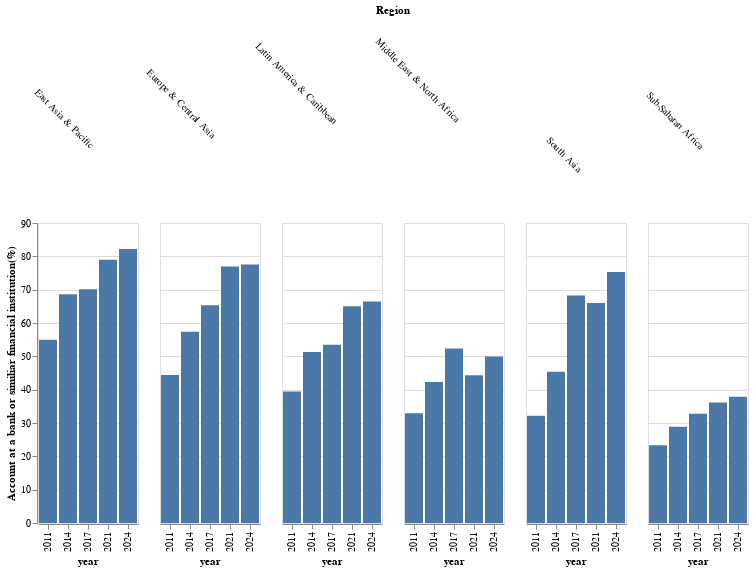

Notebook source saved alongside this figure:
### Code cell
def region_account_ownership(df): 
    region_account_chart = alt.Chart(df).mark_bar().encode(
        x = 'year:N', 
        y = alt.Y('fiaccount_t_d:Q', title = 'Account at a bank or similiar financial institution(%)'),
        column= alt.Column('clean_region_name',
                           title='Region',
                           header=alt.Header(labelAngle=45))
    )
    return region_account_chart

region_account_ownership(filter_regions(process_data()))

### Figure 1 — Vega-Lite specification as saved in the notebook (floating-point values rounded to 4 significant figures)
{"config": {"view": {"continuousWidth": 300, "continuousHeight": 300}}, "data": {"name": "data-a45039744a926f4234e1d95a25202771"}, "mark": {"type": "bar"}, "encoding": {"column": {"field": "clean_region_name", "header": {"labelAngle": 45}, "title": "Region", "type": "nominal"}, "x": {"field": "year", "type": "nominal"}, "y": {"field": "fiaccount_t_d", "title": "Account at a bank or similiar financial institution(%)", "type": "quantitative"}}, "$schema": "https://vega.github.io/schema/vega-lite/v5.20.1.json", "datasets": {"data-a45039744a926f4234e1d95a25202771": [{"countrynewwb": "East Asia & Pacific (excluding high income)", "codewb": "EAP", "year": 2011, "pop_adult": "NA", "regionwb24_hi": "NA", "incomegroupwb24": "NA", "group": "all", "group2": "all", "account_t_d": 54.99, "fiaccount_t_d": 54.99, "mobileaccount_t_d": null, "fin11a": null, "fin11b": null, "fin11c": null, "fin11f": null, "fin11d": null, "fin11e": null, "fin14a": null, "fin14b": null, "fin14c": null, "fin14d": null, "fin26a": null, "fin26b": null, "fin27a": null, "g20_made": null, "fin17f": null, "fin17a_17a1_d": 28.47, "fin17a": 28.47, "fin17b": null, "fin17c": null, "fin24aSD_ND": null, "clean_region_name": "East Asia & Pacific"}, {"countrynewwb": "Europe & Central Asia (excluding high income)", "codewb": "ECA", "year": 2011, "pop_adult": "NA", "regionwb24_hi": "NA", "incomegroupwb24": "NA", "group": "all", "group2": "all", "account_t_d": 44.43, "fiaccount_t_d": 44.43, "mobileaccount_t_d": null, "fin11a": null, "fin11b": null, "fin11c": null, "fin11f": null, "fin11d": null, "fin11e": null, "fin14a": null, "fin14b": null, "fin14c": null, "fin14d": null, "fin26a": null, "fin26b": null, "fin27a": null, "g20_made": null, "fin17f": null, "fin17a_17a1_d": 4.014, "fin17a": 4.014, "fin17b": null, "fin17c": null, "fin24aSD_ND": null, "clean_region_name": "Europe & Central Asia"}, {"countrynewwb": "Middle East & North Africa (excluding high income)", "codewb": "MNA", "year": 2011, "pop_adult": "NA", "regionwb24_hi": "NA", "incomegroupwb24": "NA", "group": "all", "group2": "all", "account_t_d": 32.96, "fiaccount_t_d": 32.96, "mobileaccount_t_d": null, "fin11a": null, "fin11b": null, "fin11c": null, "fin11f": null, "fin11d": null, "fin11e": null, "fin14a": null, "fin14b": null, "fin14c": null, "fin14d": null, "fin26a": null, "fin26b": null, "fin27a": null, "g20_made": null, "fin17f": null, "fin17a_17a1_d": 7.999, "fin17a": 7.999, "fin17b": null, "fin17c": null, "fin24aSD_ND": null, "clean_region_name": "Middle East & North Africa"}, {"countrynewwb": "Sub-Saharan Africa (excluding high income)", "codewb": "SSA", "year": 2011, "pop_adult": "NA", "regionwb24_hi": "NA", "incomegroupwb24": "NA", "group": "all", "group2": "all", "account_t_d": 23.31, "fiaccount_t_d": 23.31, "mobileaccount_t_d": null, "fin11a": null, "fin11b": null, "fin11c": null, "fin11f": null, "fin11d": null, "fin11e": null, "fin14a": null, "fin14b": null, "fin14c": null, "fin14d": null, "fin26a": null, "fin26b": null, "fin27a": null, "g20_made": null, "fin17f": null, "fin17a_17a1_d": 13.86, "fin17a": 13.86, "fin17b": null, "fin17c": null, "fin24aSD_ND": null, "clean_region_name": "Sub-Saharan Africa"}, {"countrynewwb": "East Asia & Pacific (excluding high income)", "codewb": "EAP", "year": 2014, "pop_adult": "NA", "regionwb24_hi": "NA", "incomegroupwb24": "NA", "group": "all", "group2": "all", "account_t_d": 68.81, "fiaccount_t_d": 68.61, "mobileaccount_t_d": 0.4098, "fin11a": null, "fin11b": null, "fin11c": null, "fin11f": null, "fin11d": null, "fin11e": null, "fin14a": null, "fin14b": null, "fin14c": null, "fin14d": null, "fin26a": null, "fin26b": null, "fin27a": null, "g20_made": 31.87, "fin17f": null, "fin17a_17a1_d": 36.4, "fin17a": 36.4, "fin17b": 0.0, "fin17c": 6.058, "fin24aSD_ND": null, "clean_region_name": "East Asia & Pacific"}, {"countrynewwb": "Europe & Central Asia (excluding high income)", "codewb": "ECA", "year": 2014, "pop_adult": "NA", "regionwb24_hi": "NA", "incomegroupwb24": "NA", "group": "all", "group2": "all", "account_t_d": 57.38, "fiaccount_t_d": 57.34, "mobileaccount_t_d": 0.1571, "fin11a": null, "fin11b": null, "fin11c": null, "fin11f": null, "fin11d": null, "fin11e": null, "fin14a": null, "fin14b": null, "fin14c": null, "fin14d": null, "fin26a": null, "fin26b": null, "fin27a": null, "g20_made": 33.91, "fin17f": null, "fin17a_17a1_d": 7.61, "fin17a": 7.61, "fin17b": 0.0, "fin17c": 6.925, "fin24aSD_ND": null, "clean_region_name": "Europe & Central Asia"}, {"countrynewwb": "Middle East & North Africa (excluding high income)", "codewb": "MNA", "year": 2014, "pop_adult": "NA", "regionwb24_hi": "NA", "incomegroupwb24": "NA", "group": "all", "group2": "all", "account_t_d": 42.45, "fiaccount_t_d": 42.27, "mobileaccount_t_d": 1.711, "fin11a": null, "fin11b": null, "fin11c": null, "fin11f": null, "fin11d": null, "fin11e": null, "fin14a": null, "fin14b": null, "fin14c": null, "fin14d": null, "fin26a": null, "fin26b": null, "fin27a": null, "g20_made": 25.74, "fin17f": null, "fin17a_17a1_d": 10.71, "fin17a": 10.71, "fin17b": 0.0, "fin17c": 8.509, "fin24aSD_ND": null, "clean_region_name": "Middle East & North Africa"}, {"countrynewwb": "Sub-Saharan Africa (excluding high income)", "codewb": "SSA", "year": 2014, "pop_adult": "NA", "regionwb24_hi": "NA", "incomegroupwb24": "NA", "group": "all", "group2": "all", "account_t_d": 34.18, "fiaccount_t_d": 28.89, "mobileaccount_t_d": 11.38, "fin11a": null, "fin11b": null, "fin11c": null, "fin11f": null, "fin11d": null, "fin11e": null, "fin14a": null, "fin14b": null, "fin14c": null, "fin14d": null, "fin26a": null, "fin26b": null, "fin27a": null, "g20_made": 22.73, "fin17f": null, "fin17a_17a1_d": 15.88, "fin17a": 15.88, "fin17b": 0.0, "fin17c": 23.75, "fin24aSD_ND": null, "clean_region_name": "Sub-Saharan Africa"}, {"countrynewwb": "East Asia & Pacific (excluding high income)", "codewb": "EAP", "year": 2017, "pop_adult": "NA", "regionwb24_hi": "NA", "incomegroupwb24": "NA", "group": "all", "group2": "all", "account_t_d": 70.37, "fiaccount_t_d": 70.11, "mobileaccount_t_d": 1.233, "fin11a": null, "fin11b": null, "fin11c": null, "fin11f": null, "fin11d": null, "fin11e": null, "fin14a": null, "fin14b": null, "fin14c": null, "fin14d": null, "fin26a": 28.75, "fin26b": null, "fin27a": null, "g20_made": 49.54, "fin17f": null, "fin17a_17a1_d": 30.01, "fin17a": 30.01, "fin17b": 0.0, "fin17c": 8.431, "fin24aSD_ND": null, "clean_region_name": "East Asia & Pacific"}, {"countrynewwb": "Europe & Central Asia (excluding high income)", "codewb": "ECA", "year": 2017, "pop_adult": "NA", "regionwb24_hi": "NA", "incomegroupwb24": "NA", "group": "all", "group2": "all", "account_t_d": 65.55, "fiaccount_t_d": 65.32, "mobileaccount_t_d": 3.332, "fin11a": null, "fin11b": null, "fin11c": null, "fin11f": null, "fin11d": null, "fin11e": null, "fin14a": null, "fin14b": null, "fin14c": null, "fin14d": null, "fin26a": 21.08, "fin26b": null, "fin27a": null, "g20_made": 43.34, "fin17f": null, "fin17a_17a1_d": 14.62, "fin17a": 14.62, "fin17b": 0.0, "fin17c": 6.882, "fin24aSD_ND": null, "clean_region_name": "Europe & Central Asia"}, {"countrynewwb": "Middle East & North Africa (excluding high income)", "codewb": "MNA", "year": 2017, "pop_adult": "NA", "regionwb24_hi": "NA", "incomegroupwb24": "NA", "group": "all", "group2": "all", "account_t_d": 53.04, "fiaccount_t_d": 52.35, "mobileaccount_t_d": 9.161, "fin11a": null, "fin11b": null, "fin11c": null, "fin11f": null, "fin11d": null, "fin11e": null, "fin14a": null, "fin14b": null, "fin14c": null, "fin14d": null, "fin26a": 14.59, "fin26b": null, "fin27a": null, "g20_made": 31.79, "fin17f": null, "fin17a_17a1_d": 13.71, "fin17a": 13.71, "fin17b": 0.0, "fin17c": 6.887, "fin24aSD_ND": null, "clean_region_name": "Middle East & North Africa"}, {"countrynewwb": "Sub-Saharan Africa (excluding high income)", "codewb": "SSA", "year": 2017, "pop_adult": "NA", "regionwb24_hi": "NA", "incomegroupwb24": "NA", "group": "all", "group2": "all", "account_t_d": 42.46, "fiaccount_t_d": 32.8, "mobileaccount_t_d": 20.54, "fin11a": null, "fin11b": null, "fin11c": null, "fin11f": null, "fin11d": null, "fin11e": null, "fin14a": null, "fin14b": null, "fin14c": null, "fin14d": null, "fin26a": 5.645, "fin26b": null, "fin27a": null, "g20_made": 28.89, "fin17f": null, "fin17a_17a1_d": 14.89, "fin17a": 14.89, "fin17b": 0.0, "fin17c": 25.16, "fin24aSD_ND": null, "clean_region_name": "Sub-Saharan Africa"}, {"countrynewwb": "East Asia & Pacific (excluding high income)", "codewb": "EAP", "year": 2021, "pop_adult": "NA", "regionwb24_hi": "NA", "incomegroupwb24": "NA", "group": "all", "group2": "all", "account_t_d": 79.7, "fiaccount_t_d": 78.95, "mobileaccount_t_d": 6.344, "fin11a": null, "fin11b": null, "fin11c": null, "fin11f": null, "fin11d": null, "fin11e": null, "fin14a": null, "fin14b": null, "fin14c": null, "fin14d": null, "fin26a": 47.77, "fin26b": 64.85, "fin27a": 56.69, "g20_made": 71.01, "fin17f": null, "fin17a_17a1_d": 38.81, "fin17a": 38.38, "fin17b": 1.949, "fin17c": 6.492, "fin24aSD_ND": 77.03, "clean_region_name": "East Asia & Pacific"}, {"countrynewwb": "Europe & Central Asia (excluding high income)", "codewb": "ECA", "year": 2021, "pop_adult": "NA", "regionwb24_hi": "NA", "incomegroupwb24": "NA", "group": "all", "group2": "all", "account_t_d": 77.6, "fiaccount_t_d": 76.95, "mobileaccount_t_d": 17.19, "fin11a": null, "fin11b": null, "fin11c": null, "fin11f": null, "fin11d": null, "fin11e": null, "fin14a": null, "fin14b": null, "fin14c": null, "fin14d": null, "fin26a": 34.42, "fin26b": 27.53, "fin27a": 17.95, "g20_made": 56.61, "fin17f": null, "fin17a_17a1_d": 10.0, "fin17a": 9.836, "fin17b": 0.8294, "fin17c": 4.917, "fin24aSD_ND": 55.69, "clean_region_name": "Europe & Central Asia"}, {"countrynewwb": "Middle East & North Africa (excluding high income)", "codewb": "MNA", "year": 2021, "pop_adult": "NA", "regionwb24_hi": "NA", "incomegroupwb24": "NA", "group": "all", "group2": "all", "account_t_d": 45.41, "fiaccount_t_d": 44.32, "mobileaccount_t_d": 5.428, "fin11a": null, "fin11b": null, "fin11c": null, "fin11f": null, "fin11d": null, "fin11e": null, "fin14a": null, "fin14b": null, "fin14c": null, "fin14d": null, "fin26a": 11.64, "fin26b": 13.91, "fin27a": 1.31, "g20_made": 27.79, "fin17f": null, "fin17a_17a1_d": 10.96, "fin17a": 10.6, "fin17b": 0.7232, "fin17c": 6.476, "fin24aSD_ND": 56.3, "clean_region_name": "Middle East & North Africa"}, {"countrynewwb": "Sub-Saharan Africa (excluding high income)", "codewb": "SSA", "year": 2021, "pop_adult": "NA", "regionwb24_hi": "NA", "incomegroupwb24": "NA", "group": "all", "group2": "all", "account_t_d": 49.27, "fiaccount_t_d": 36.15, "mobileaccount_t_d": 27.29, "fin11a": null, "fin11b": null, "fin11c": null, "fin11f": null, "fin11d": null, "fin11e": null, "fin14a": null, "fin14b": null, "fin14c": null, "fin14d": null, "fin26a": 13.21, "fin26b": 5.51, "fin27a": 3.006, "g20_made": 37.9, "fin17f": null, "fin17a_17a1_d": 22.95, "fin17a": 14.77, "fin17b": 11.95, "fin17c": 23.59, "fin24aSD_ND": 40.49, "clean_region_name": "Sub-Saharan Africa"}, {"countrynewwb": "East Asia & Pacific (excluding high income)", "codewb": "EAP", "year": 2024, "pop_adult": "NA", "regionwb24_hi": "NA", "incomegroupwb24": "NA", "group": "all", "group2": "all", "account_t_d": 83.34, "fiaccount_t_d": 82.19, "mobileaccount_t_d": 6.906, "fin11a": 15.53, "fin11b": 17.99, "fin11c": 13.09, "fin11f": 7.685, "fin11d": 24.53, "fin11e": 19.25, "fin14a": null, "fin14b": null, "fin14c": null, "fin14d": null, "fin26a": 62.31, "fin26b": 64.9, "fin27a": 56.62, "g20_made": 39.93, "fin17f": 36.64, "fin17a_17a1_d": 58.88, "fin17a": 57.59, "fin17b": 3.595, "fin17c": 20.28, "fin24aSD_ND": 77.52, "clean_region_name": "East Asia & Pacific"}, {"countrynewwb": "Europe & Central Asia (excluding high income)", "codewb": "ECA", "year": 2024, "pop_adult": "NA", "regionwb24_hi": "NA", "incomegroupwb24": "NA", "group": "all", "group2": "all", "account_t_d": 77.85, "fiaccount_t_d": 77.58, "mobileaccount_t_d": 10.67, "fin11a": 4.343, "fin11b": 4.43, "fin11c": 5.168, "fin11f": 4.881, "fin11d": 8.068, "fin11e": 14.21, "fin14a": null, "fin14b": null, "fin14c": null, "fin14d": null, "fin26a": 42.19, "fin26b": 33.86, "fin27a": 26.19, "g20_made": 51.18, "fin17f": 10.45, "fin17a_17a1_d": 23.26, "fin17a": 22.07, "fin17b": 4.573, "fin17c": 8.363, "fin24aSD_ND": 63.99, "clean_region_name": "Europe & Central Asia"}, {"countrynewwb": "Middle East & North Africa (excluding high income)", "codewb": "MNA", "year": 2024, "pop_adult": "NA", "regionwb24_hi": "NA", "incomegroupwb24": "NA", "group": "all", "group2": "all", "account_t_d": 52.91, "fiaccount_t_d": 49.97, "mobileaccount_t_d": 10.71, "fin11a": 7.702, "fin11b": 15.49, "fin11c": 6.97, "fin11f": 12.22, "fin11d": 50.8, "fin11e": 14.67, "fin14a": null, "fin14b": null, "fin14c": null, "fin14d": null, "fin26a": 14.15, "fin26b": 14.98, "fin27a": 9.984, "g20_made": 16.57, "fin17f": 4.454, "fin17a_17a1_d": 16.96, "fin17a": 14.47, "fin17b": 4.145, "fin17c": 7.969, "fin24aSD_ND": 60.09, "clean_region_name": "Middle East & North Africa"}, {"countrynewwb": "Sub-Saharan Africa (excluding high income)", "codewb": "SSA", "year": 2024, "pop_adult": "NA", "regionwb24_hi": "NA", "incomegroupwb24": "NA", "group": "all", "group2": "all", "account_t_d": 58.18, "fiaccount_t_d": 37.85, "mobileaccount_t_d": 39.99, "fin11a": 17.77, "fin11b": 7.987, "fin11c": 13.06, "fin11f": 7.557, "fin11d": 31.33, "fin11e": 15.78, "fin14a": 15.32, "fin14b": 12.58, "fin14c": 14.79, "fin14d": 31.57, "fin26a": 15.57, "fin26b": 6.776, "fin27a": 4.326, "g20_made": 44.59, "fin17f": 6.152, "fin17a_17a1_d": 34.69, "fin17a": 19.7, "fin17b": 22.82, "fin17c": 28.1, "fin24aSD_ND": 41.32, "clean_region_name": "Sub-Saharan Africa"}, {"countrynewwb": "Latin America & Caribbean (excluding high income)", "codewb": "LAC", "year": 2011, "pop_adult": "NA", "regionwb24_hi": "NA", "incomegroupwb24": "NA", "group": "all", "group2": "all", "account_t_d": 39.48, "fiaccount_t_d": 39.48, "mobileaccount_t_d": null, "fin11a": null, "fin11b": null, "fin11c": null, "fin11f": null, "fin11d": null, "fin11e": null, "fin14a": null, "fin14b": null, "fin14c": null, "fin14d": null, "fin26a": null, "fin26b": null, "fin27a": null, "g20_made": null, "fin17f": null, "fin17a_17a1_d": 9.638, "fin17a": 9.638, "fin17b": null, "fin17c": null, "fin24aSD_ND": null, "clean_region_name": "Latin America & Caribbean"}, {"countrynewwb": "South Asia", "codewb": "SAS", "year": 2011, "pop_adult": "NA", "regionwb24_hi": "NA", "incomegroupwb24": "NA", "group": "all", "group2": "all", "account_t_d": 32.2, "fiaccount_t_d": 32.2, "mobileaccount_t_d": null, "fin11a": null, "fin11b": null, "fin11c": null, "fin11f": null, "fin11d": null, "fin11e": null, "fin14a": null, "fin14b": null, "fin14c": null, "fin14d": null, "fin26a": null, "fin26b": null, "fin27a": null, "g20_made": null, "fin17f": null, "fin17a_17a1_d": 11.05, "fin17a": 11.05, "fin17b": null, "fin17c": null, "fin24aSD_ND": null, "clean_region_name": "South Asia"}, {"countrynewwb": "Latin America & Caribbean (excluding high income)", "codewb": "LAC", "year": 2014, "pop_adult": "NA", "regionwb24_hi": "NA", "incomegroupwb24": "NA", "group": "all", "group2": "all", "account_t_d": 51.57, "fiaccount_t_d": 51.31, "mobileaccount_t_d": 1.71, "fin11a": null, "fin11b": null, "fin11c": null, "fin11f": null, "fin11d": null, "fin11e": null, "fin14a": null, "fin14b": null, "fin14c": null, "fin14d": null, "fin26a": null, "fin26b": null, "fin27a": null, "g20_made": 33.6, "fin17f": null, "fin17a_17a1_d": 13.39, "fin17a": 13.39, "fin17b": 0.0, "fin17c": 7.773, "fin24aSD_ND": null, "clean_region_name": "Latin America & Caribbean"}, {"countrynewwb": "South Asia", "codewb": "SAS", "year": 2014, "pop_adult": "NA", "regionwb24_hi": "NA", "incomegroupwb24": "NA", "group": "all", "group2": "all", "account_t_d": 46.32, "fiaccount_t_d": 45.4, "mobileaccount_t_d": 2.665, "fin11a": null, "fin11b": null, "fin11c": null, "fin11f": null, "fin11d": null, "fin11e": null, "fin14a": null, "fin14b": null, "fin14c": null, "fin14d": null, "fin26a": null, "fin26b": null, "fin27a": null, "g20_made": 13.48, "fin17f": null, "fin17a_17a1_d": 12.65, "fin17a": 12.65, "fin17b": 0.0, "fin17c": 8.842, "fin24aSD_ND": null, "clean_region_name": "South Asia"}, {"countrynewwb": "Latin America & Caribbean (excluding high income)", "codewb": "LAC", "year": 2017, "pop_adult": "NA", "regionwb24_hi": "NA", "incomegroupwb24": "NA", "group": "all", "group2": "all", "account_t_d": 54.38, "fiaccount_t_d": 53.49, "mobileaccount_t_d": 5.193, "fin11a": null, "fin11b": null, "fin11c": null, "fin11f": null, "fin11d": null, "fin11e": null, "fin14a": null, "fin14b": null, "fin14c": null, "fin14d": null, "fin26a": 10.35, "fin26b": null, "fin27a": null, "g20_made": 35.43, "fin17f": null, "fin17a_17a1_d": 12.15, "fin17a": 12.15, "fin17b": 0.0, "fin17c": 7.268, "fin24aSD_ND": null, "clean_region_name": "Latin America & Caribbean"}, {"countrynewwb": "South Asia", "codewb": "SAS", "year": 2017, "pop_adult": "NA", "regionwb24_hi": "NA", "incomegroupwb24": "NA", "group": "all", "group2": "all", "account_t_d": 69.41, "fiaccount_t_d": 68.23, "mobileaccount_t_d": 4.184, "fin11a": null, "fin11b": null, "fin11c": null, "fin11f": null, "fin11d": null, "fin11e": null, "fin14a": null, "fin14b": null, "fin14c": null, "fin14d": null, "fin26a": 3.143, "fin26b": null, "fin27a": null, "g20_made": 20.09, "fin17f": null, "fin17a_17a1_d": 17.15, "fin17a": 17.15, "fin17b": 0.0, "fin17c": 10.25, "fin24aSD_ND": null, "clean_region_name": "South Asia"}, {"countrynewwb": "Latin America & Caribbean (excluding high income)", "codewb": "LAC", "year": 2021, "pop_adult": "NA", "regionwb24_hi": "NA", "incomegroupwb24": "NA", "group": "all", "group2": "all", "account_t_d": 67.13, "fiaccount_t_d": 65.02, "mobileaccount_t_d": 21.93, "fin11a": null, "fin11b": null, "fin11c": null, "fin11f": null, "fin11d": null, "fin11e": null, "fin14a": null, "fin14b": null, "fin14c": null, "fin14d": null, "fin26a": 29.9, "fin26b": 24.72, "fin27a": 19.19, "g20_made": 52.73, "fin17f": null, "fin17a_17a1_d": 17.91, "fin17a": 15.9, "fin17b": 5.095, "fin17c": 7.678, "fin24aSD_ND": 48.87, "clean_region_name": "Latin America & Caribbean"}, {"countrynewwb": "South Asia", "codewb": "SAS", "year": 2021, "pop_adult": "NA", "regionwb24_hi": "NA", "incomegroupwb24": "NA", "group": "all", "group2": "all", "account_t_d": 68.0, "fiaccount_t_d": 65.98, "mobileaccount_t_d": 11.52, "fin11a": null, "fin11b": null, "fin11c": null, "fin11f": null, "fin11d": null, "fin11e": null, "fin14a": null, "fin14b": null, "fin14c": null, "fin14d": null, "fin26a": 9.258, "fin26b": 6.85, "fin27a": 3.546, "g20_made": 24.51, "fin17f": null, "fin17a_17a1_d": 12.36, "fin17a": 11.18, "fin17b": 2.921, "fin17c": 8.114, "fin24aSD_ND": 32.43, "clean_region_name": "South Asia"}, {"countrynewwb": "Latin America & Caribbean (excluding high income)", "codewb": "LAC", "year": 2024, "pop_adult": "NA", "regionwb24_hi": "NA", "incomegroupwb24": "NA", "group": "all", "group2": "all", "account_t_d": 69.72, "fiaccount_t_d": 66.42, "mobileaccount_t_d": 37.28, "fin11a": 14.81, "fin11b": 19.32, "fin11c": 9.945, "fin11f": 10.82, "fin11d": 10.95, "fin11e": 14.39, "fin14a": null, "fin14b": null, "fin14c": null, "fin14d": null, "fin26a": 34.76, "fin26b": 27.31, "fin27a": 23.77, "g20_made": 50.81, "fin17f": 7.446, "fin17a_17a1_d": 28.8, "fin17a": 24.16, "fin17b": 19.38, "fin17c": 8.4, "fin24aSD_ND": 54.65, "clean_region_name": "Latin America & Caribbean"}, {"countrynewwb": "South Asia", "codewb": "SAS", "year": 2024, "pop_adult": "NA", "regionwb24_hi": "NA", "incomegroupwb24": "NA", "group": "all", "group2": "all", "account_t_d": 77.57, "fiaccount_t_d": 75.32, "mobileaccount_t_d": 21.93, "fin11a": 7.947, "fin11b": 10.34, "fin11c": 5.933, "fin11f": 5.441, "fin11d": 16.45, "fin11e": 8.947, "fin14a": null, "fin14b": null, "fin14c": null, "fin14d": null, "fin26a": 13.66, "fin26b": 13.8, "fin27a": 7.145, "g20_made": 28.01, "fin17f": 5.838, "fin17a_17a1_d": 23.8, "fin17a": 20.65, "fin17b": 9.692, "fin17c": 13.09, "fin24aSD_ND": 31.37, "clean_region_name": "South Asia"}]}}
